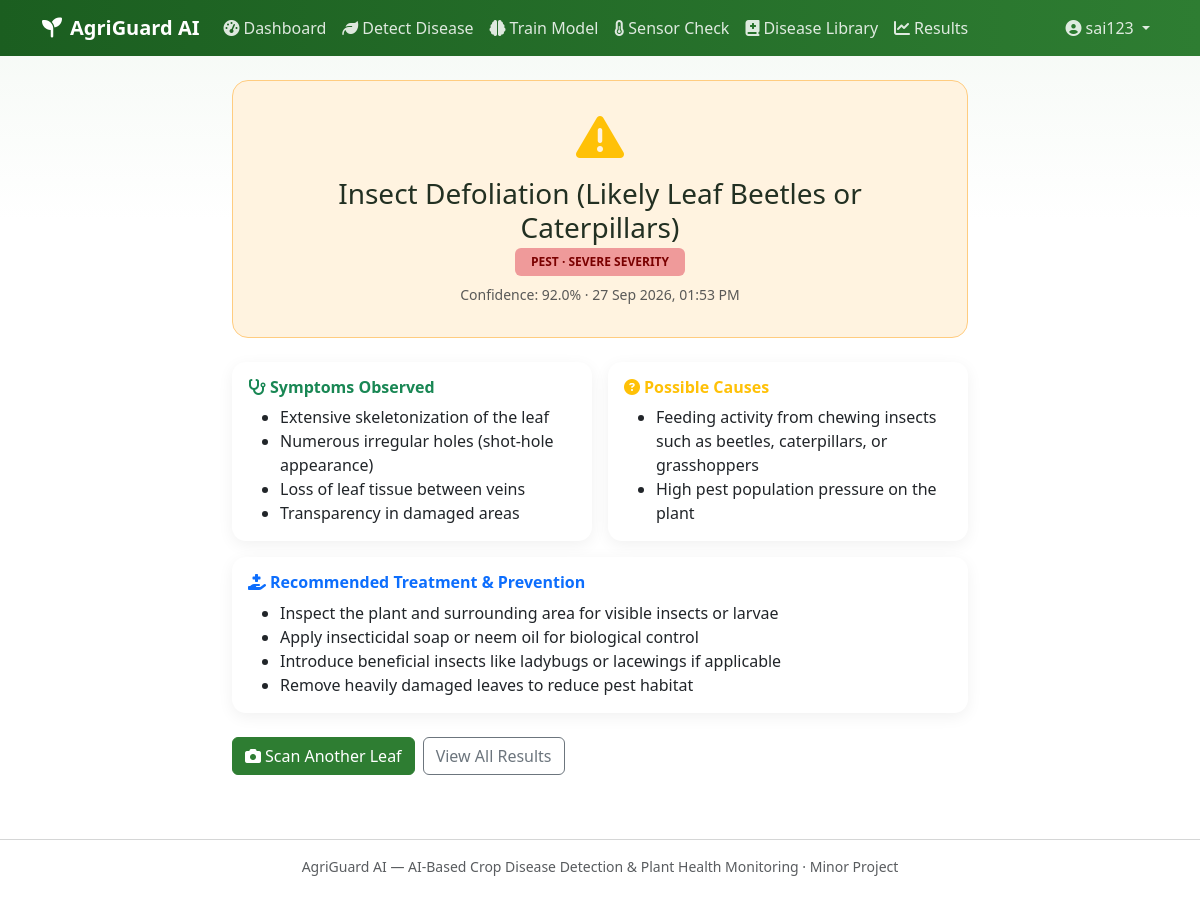
The page /image-results/2 (signed in) on the database its author committed.
### app.py (models this page shows)
class ImageAnalysis(db.Model):
    id = db.Column(db.Integer, primary_key=True)
    user_id = db.Column(db.Integer, db.ForeignKey('user.id'), nullable=False)
    filename = db.Column(db.String(200), nullable=False)
    disease_detected = db.Column(db.Boolean)
    disease_name = db.Column(db.String(100))
    disease_type = db.Column(db.String(100))
    severity = db.Column(db.String(50))
    confidence = db.Column(db.Float)
    symptoms = db.Column(db.String(500))  # JSON string
    possible_causes = db.Column(db.String(500))  # JSON string
    treatment = db.Column(db.String(500))  # JSON string
    notes = db.Column(db.Text)
    created_at = db.Column(db.DateTime, default=datetime.now)

### app.py (the view)
@app.route('/image-results/<int:image_id>')
@login_required
def image_results(image_id):
    result = ImageAnalysis.query.get_or_404(image_id)
    if result.user_id != session['user_id']:
        flash('Unauthorized access.', 'danger')
        return redirect(url_for('dashboard'))
    return render_template('image_results.html', result=result)

### app.py (called while the page is built)
@app.template_filter('fromjson')
def fromjson_filter(value):
    if not value:
        return None
    try:
        return json.loads(value)
    except (json.JSONDecodeError, TypeError):
        return value

def login_required(f):
    @wraps(f)
    def decorated_function(*args, **kwargs):
        if 'user_id' not in session:
            flash('Please log in first.', 'warning')
            return redirect(url_for('login'))
        if User.query.get(session['user_id']) is None:
            session.clear()
            flash('Your session has expired. Please log in again.', 'warning')
            return redirect(url_for('login'))
        return f(*args, **kwargs)
    return decorated_function

### templates/image_results.html (shortened to what this page needs)
{% extends "base.html" %}
{% block content %}
{% set symptoms = result.symptoms | fromjson %}
{% set causes = result.possible_causes | fromjson %}
{% set treatment = result.treatment | fromjson %}
<div class="row justify-content-center">
  <div class="col-lg-8">
    <div class="result-hero {{ 'diseased' if result.disease_detected else 'healthy' }} mb-4 text-center">
      <i class="fa-solid {{ 'fa-triangle-exclamation text-warning' if result.disease_detected else 'fa-circle-check text-success' }} fa-3x mb-3"></i>
      <h3 class="mb-1">
        {% if result.disease_type == 'invalid_image' %}
          Not a Leaf Image
        {% elif result.disease_type == 'inconclusive' %}
          Inconclusive Result
        {% elif result.disease_detected %}
          {{ result.disease_name or 'Disease Detected' }}
        {% else %}
          Healthy Leaf
        {% endif %}
      </h3>
      {% if result.disease_type and result.disease_type not in ['invalid_image', 'inconclusive'] %}
      <span class="badge text-uppercase badge-severity-{{ result.severity or 'none' }} px-3 py-2">
        {{ result.disease_type }} &middot; {{ result.severity or 'none' }} severity
      </span>
      {% endif %}
      <div class="text-muted small mt-2">Confidence: {{ '%.1f'|format(result.confidence or 0) }}% &middot; {{ result.created_at.strftime('%d %b %Y, %I:%M %p') }}</div>
    </div>
    <div class="row g-3">
      <div class="col-md-6">
        <div class="card h-100">
          <div class="card-body">
            <h6 class="fw-bold text-success"><i class="fa-solid fa-stethoscope me-1"></i>Symptoms Observed</h6>
            {% if symptoms %}
            <ul class="mb-0">
              {% for s in symptoms %}<li>{{ s }}</li>{% endfor %}
            </ul>
            {% else %}<p class="text-muted small mb-0">No symptoms reported.</p>{% endif %}
          </div>
        </div>
      </div>
      <div class="col-md-6">
        <div class="card h-100">
          <div class="card-body">
            <h6 class="fw-bold text-warning"><i class="fa-solid fa-circle-question me-1"></i>Possible Causes</h6>
            {% if causes %}
            <ul class="mb-0">
              {% for c in causes %}<li>{{ c }}</li>{% endfor %}
            </ul>
            {% else %}<p class="text-muted small mb-0">No causes reported.</p>{% endif %}
          </div>
        </div>
      </div>
      <div class="col-12">
        <div class="card">
          <div class="card-body">
            <h6 class="fw-bold text-primary"><i class="fa-solid fa-hand-holding-medical me-1"></i>Recommended Treatment &amp; Prevention</h6>
            {% if treatment %}
            <ul class="mb-0">
              {% for t in treatment %}<li>{{ t }}</li>{% endfor %}
            </ul>
            {% else %}<p class="text-muted small mb-0">No treatment recommendations available.</p>{% endif %}
          </div>
        </div>
      </div>
    </div>
    <div class="d-flex gap-2 mt-4">
      <a href="{{ url_for('test_image') }}" class="btn btn-ag text-white"><i class="fa-solid fa-camera me-1"></i>Scan Another Leaf</a>
      <a href="{{ url_for('results') }}" class="btn btn-outline-secondary">View All Results</a>
    </div>
  </div>
</div>
{% endblock %}

### static/css/style.css (style rules this page uses)
:root { --ag-green: #2e7d32; --ag-green-dark: #1b5e20; --ag-green-light: #e8f5e9; --ag-accent: #66bb6a; --ag-earth: #6d4c41; }
body { background: linear-gradient(180deg, #f4f9f4 0%, #ffffff 220px); font-family: 'Segoe UI', system-ui, -apple-system, sans-serif; color: #223022; }
.btn-primary, .btn-ag { background-color: var(--ag-green); border-color: var(--ag-green); }
.card { border: none; border-radius: 14px; box-shadow: 0 4px 16px rgba(0,0,0,0.06); }
.badge-severity-severe { background-color: #ef9a9a; color: #7a0000; }
.result-hero { border-radius: 16px; padding: 2rem; }
.result-hero.diseased { background: #fff3e0; border: 1px solid #ffcc80; }

### rows shown on the page
ImageAnalysis: disease_name "Insect Defoliation (Likely Leaf Beetles or Caterpillars)", disease_type "PEST", severity "SEVERE", confidence "92.0", created_at "27 Sep 2026, 01:53 PM"

### other values the page prints
{{ session.get('username', 'Account') }} "sai123"
{{ s }} "Extensive skeletonization of the leaf" "Numerous irregular holes (shot-hole appearance)" "Loss of leaf tissue between veins" "Transparency in damaged areas"
{{ c }} "Feeding activity from chewing insects such as beetles, caterpillars, or grasshoppers" "High pest population pressure on the plant"
{{ t }} "Inspect the plant and surrounding area for visible insects or larvae" "Apply insecticidal soap or neem oil for biological control" "Introduce beneficial insects like ladybugs or lacewings if applicable" "Remove heavily damaged leaves to reduce pest habitat"
